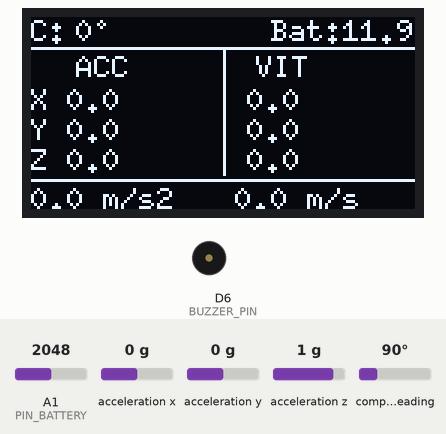
Recording of a program running on a simulated Arduino Nano ESP32. On the bench: 128×64 one-colour display, buzzer (waves = sounding). The inputs (shaded band) are chosen by the test bench; at power-on: compass heading 90°, A1 (PIN_BATTERY) = 2048, acceleration x 0 g, acceleration y 0 g, acceleration z 1 g (analog values on the 0–4095 scale). What the program prints to the serial monitor is not drawn.

Above: at 4.9 s.
5.0 s: compass heading set to 7°
At 6.2 s:
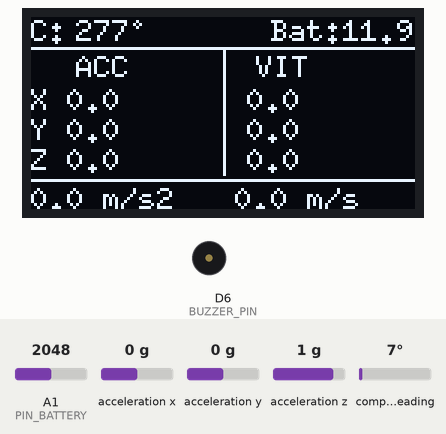
6.5 s: A1 (PIN_BATTERY) set to 2866
At 7.8 s:
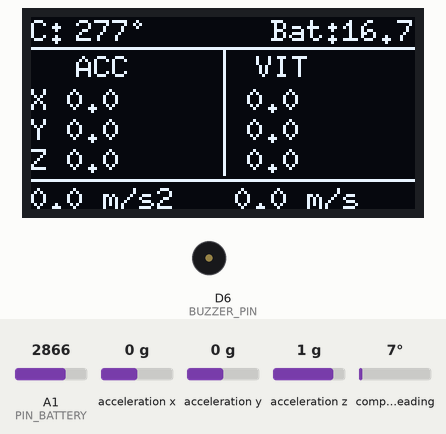
8.1 s: compass heading set to 90°
At 8.7 s:
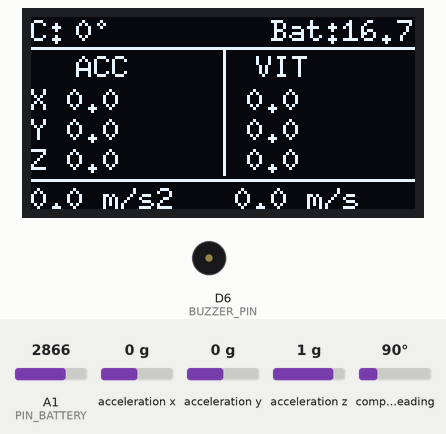
9.6 s: A1 (PIN_BATTERY) set to 3972
At 10.4 s:
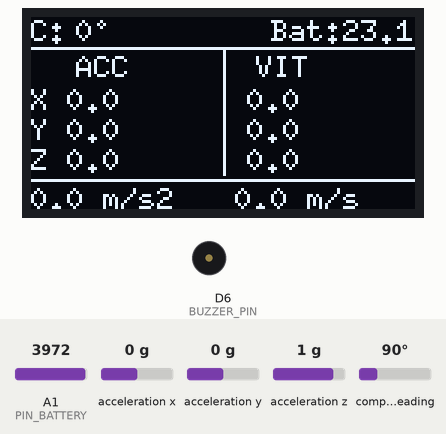
11.2 s: compass heading set to 180°
At 12.2 s:
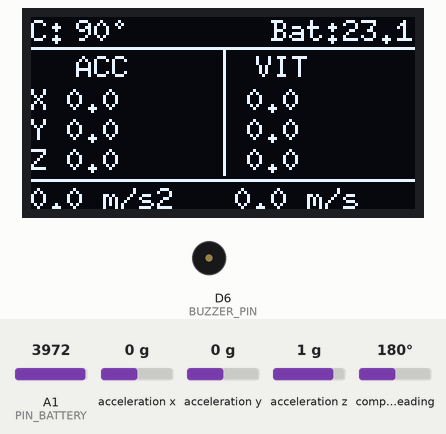
12.7 s: A1 (PIN_BATTERY) set to 1228
At 14.0 s:
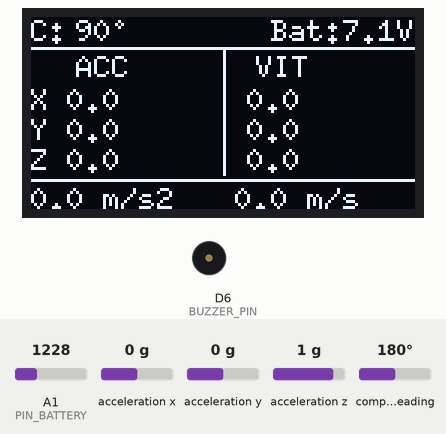
Timing chart, 0 to 15.3 s (numbered marks = the images above; inputs shaded):
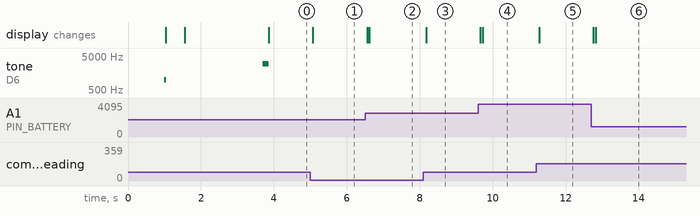

Measured:
- after the input at 5.0 s, the display: changes after 0.07 s (image 1)
- after the input at 6.5 s, the display: first changes after 0.06 s (image 2 shows a later state)
- after the input at 8.1 s, the display: changes after 0.07 s (image 3)
- after the input at 9.6 s, the display: first changes after 0.06 s (image 4 shows a later state)
- after the input at 11.2 s, the display: changes after 0.07 s (image 5)
- after the input at 12.7 s, the display: first changes after 0.06 s (image 6 shows a later state)

The program:

main.cpp
```cpp
/**
 * PROJET : IMU ULTIME - Mouvement + Boussole + BUZZER + Mesure Tension Batterie
 * Version : Finale (Fix BNO055 + Design Tableau + Calibration Tension)
 * * Matériel : Arduino Nano R4, BNO055, OLED SH1106, Carte Mezzanine
 */

#include <Arduino.h>
#include <Wire.h>
#include <Adafruit_Sensor.h>
#include <Adafruit_BNO055.h>
#include <U8g2lib.h>
#include <Servo.h>

// ================================================================
// 1. REGLAGES & CONSTANTES
// ================================================================
#define BUZZER_PIN D6       // Pin du Buzzer
#define PIN_BATTERY A1      // Pin de mesure tension
#define PIN_ESC     9       // Pin du controleur moteur

// Seuls d'alarme et physique
#define SHOCK_LIMIT 8.0     // Seuil d'accélération pour le bip (m/s²)
#define DEADZONE 0.15       // Zone morte pour éviter le bruit du capteur
#define FRICTION 0.98       // Frottement simulé pour que la vitesse revienne à 0
#define STOP_SPEED 0.05     // Vitesse en dessous de laquelle on force 0

// Calibration Tension
#define ADC_RESOLUTION 4095.0f
#define ADC_REF_VOLTAGE 4.98f
// Correction appliquée pour ta batterie (7.62V réel vs 6.22V mesuré)
const float FACTEUR_DIVISEUR = 4.78f;

// Initialisation ECRAN (SH1106)
U8G2_SH1106_128X64_NONAME_1_HW_I2C u8g2(U8G2_R0, U8X8_PIN_NONE);

// Initialisation IMU (BNO055)
// Note: Adresse 0x28 par défaut. Si ça ne marche pas, essayer 0x29
Adafruit_BNO055 bno = Adafruit_BNO055(55, 0x29);

Servo escMoteur;

// ================================================================
// 2. VARIABLES GLOBALES
// ================================================================
// Physique
float accelX, accelY, accelZ;
float speedX = 0, speedY = 0, speedZ = 0;
float totalAccel = 0, totalSpeed = 0;

// Calibration & Orientation
float offsetX = 0, offsetY = 0, offsetZ = 0;
float startHeading = 0, startRoll = 0, startPitch = 0;
float relHeading = 0, relRoll = 0, relPitch = 0;

// Temps
unsigned long lastTime = 0;
unsigned long lastSerialTime = 0;

// Moteur
unsigned long motorTimer = 0;
int motorStep = 0;

// Batterie
float batteryVoltage = 0.0f;

// ================================================================
// 3. FONCTIONS UTILITAIRES
// ================================================================

// Fait bipper le buzzer
void bip(int frequence, int duree) {
  tone(BUZZER_PIN, frequence, duree);
}

// Normalise un angle entre 0 et 360
float getAngle0to360(float current, float start) {
  float delta = current - start;
  while (delta < 0) delta += 360;
  while (delta >= 360) delta -= 360;
  return delta;
}

// Normalise un angle entre -180 et 180
float getAngleSigned(float current, float start) {
  float delta = current - start;
  if (delta < -180) delta += 360;
  if (delta > 180) delta -= 360;
  return delta;
}

// ================================================================
// 4. SETUP (Démarrage)
// ================================================================
void setup() {
  // --- A. SECURITE DEMARRAGE ---
  // Pause CRITIQUE pour laisser le BNO s'allumer avant de lui parler
  delay(1000);

  Wire.begin();
  // On force une vitesse I2C standard pour éviter les erreurs
  Wire.setClock(100000);

  Serial.begin(115200);
  Serial1.begin(115200);

  // --- B. INIT PERIPHERIQUES SIMPLES ---
  pinMode(BUZZER_PIN, OUTPUT);
  bip(1000, 50); // Petit bip de vie

  u8g2.begin(); // Initialiser l'écran OLED
  analogReadResolution(12); // Mode 12 bits pour le Nano R4

  // --- C. INIT BNO055 (ROBUSTE) ---
  bool bnoDetected = false;
  // On tente 3 fois de le lancer au cas où il rate le premier coup
  for(int i=0; i<3; i++) {
     if (bno.begin()) {
        bnoDetected = true;
        break;
     }
     delay(200);
  }

  /*// Si échec total
  if (!bnoDetected) {
    u8g2.firstPage();
    do {
      u8g2.setFont(u8g2_font_6x10_tf);
      u8g2.drawStr(10, 30, "ERREUR BNO055");
      u8g2.drawStr(10, 45, "Verifier cables");
    } while (u8g2.nextPage());
    // On bloque tout et on alarme
    while (1) { bip(200, 500); delay(500); }
  }*/

  // Pause indispensable après le begin() car le BNO change de mode
  delay(500);

  // IMPORTANT : On désactive le quartz externe pour éviter les plantages aléatoires
  bno.setExtCrystalUse(false);

  // --- D. CALIBRATION (Tare) ---
  u8g2.firstPage();
  do {
    u8g2.setFont(u8g2_font_6x10_tf);
    u8g2.drawStr(10, 30, "Calibration...");
    u8g2.drawStr(10, 45, "NE PAS BOUGER !");
  } while (u8g2.nextPage());

  delay(1000); // Temps pour poser le robot

  // Tare de l'accéléromètre (moyenne de 100 mesures)
  float sumX = 0, sumY = 0, sumZ = 0;
  int numSamples = 100;
  for(int i = 0; i < numSamples; i++) {
    imu::Vector<3> vec = bno.getVector(Adafruit_BNO055::VECTOR_LINEARACCEL);
    sumX += vec.x();
    sumY += vec.y();
    sumZ += vec.z();
    delay(10); // Petite pause pour le bus I2C
  }

  offsetX = sumX / (float)numSamples;
  offsetY = sumY / (float)numSamples;
  offsetZ = sumZ / (float)numSamples;

  // Enregistrement de l'orientation initiale
  imu::Vector<3> euler = bno.getVector(Adafruit_BNO055::VECTOR_EULER);
  startHeading = euler.x();
  startRoll = euler.y();
  startPitch = euler.z();

  // Double bip de succès
  bip(3000, 80); delay(80); bip(3000, 80);

  lastTime = millis();
  motorTimer = millis();
}

// ================================================================
// 5. LOOP (Boucle Principale)
// ================================================================
void loop() {
  unsigned long now = millis();
  double dt = (now - lastTime) / 1000.0; // Temps écoulé en secondes
  lastTime = now;

  // --- 1. MESURE TENSION ---
  long sum = 0;
  int samples = 32;
  for (int i = 0; i < samples; i++) {
    sum += analogRead(PIN_BATTERY);
    delay(1);
  }
  float adcAvg = sum / (float)samples;
  float voltageInput = (adcAvg * ADC_REF_VOLTAGE) / ADC_RESOLUTION;
  batteryVoltage = voltageInput * FACTEUR_DIVISEUR;

  // --- 2. LECTURE CAPTEURS & CALCULS ---
  // Lecture Accélération Linéaire (sans gravité)
  imu::Vector<3> linAcc = bno.getVector(Adafruit_BNO055::VECTOR_LINEARACCEL);

  // Application de la tare (offset)
  accelX = linAcc.x() - offsetX;
  accelY = linAcc.y() - offsetY;
  accelZ = linAcc.z() - offsetZ;

  // Calcul Vitesse (Intégration : V = a * t) avec friction
  auto updateSpeed = [&](float &v, float a) {
    if (abs(a) > DEADZONE) {
      v += a * dt; // On ajoute l'accélération
    } else {
      v *= FRICTION; // On freine doucement si pas de mouvement
      if (abs(v) < STOP_SPEED) v = 0; // Stop net si très lent
    }
  };

  updateSpeed(speedX, accelX);
  updateSpeed(speedY, accelY);
  updateSpeed(speedZ, accelZ);

  // Calcul des totaux (Pythagore en 3D)
  totalAccel = sqrt(sq(accelX) + sq(accelY) + sq(accelZ));
  totalSpeed = sqrt(sq(speedX) + sq(speedY) + sq(speedZ));

  // Lecture Orientation
  imu::Vector<3> orient = bno.getVector(Adafruit_BNO055::VECTOR_EULER);
  relHeading = getAngle0to360(orient.x(), startHeading);

  // --- 3. ALARME CHOC ---
  if (totalAccel > SHOCK_LIMIT) {
      bip(4000, 50);
  }

  // --- 4. AFFICHAGE OLED (Design Tableau) ---
  u8g2.firstPage();
  do {
    u8g2.setFont(u8g2_font_6x10_tf);

    // -- EN-TÊTE --
    u8g2.drawHLine(0, 10, 128); // Ligne sous le titre

    // Cap
    u8g2.drawStr(0, 8, "C:");
    u8g2.setCursor(15, 8);
    u8g2.print(relHeading, 0);
    u8g2.print("\260");

    // Batterie
    u8g2.drawStr(80, 8, "Bat:");
    u8g2.setCursor(104, 8);
    u8g2.print(batteryVoltage, 1);
    u8g2.print("V");

    // Courant


    // -- CORPS (COLONNES) --
    u8g2.drawStr(15, 20, "ACC");
    u8g2.drawStr(75, 20, "VIT");

    u8g2.drawVLine(64, 10, 43); // Ligne verticale milieu

    // Lignes X Y Z
    int yX = 31, yY = 41, yZ = 51;
    u8g2.drawStr(0, yX, "X"); u8g2.drawStr(0, yY, "Y"); u8g2.drawStr(0, yZ, "Z");

    // Données Accel
    u8g2.setCursor(12, yX); u8g2.print(accelX, 1);
    u8g2.setCursor(12, yY); u8g2.print(accelY, 1);
    u8g2.setCursor(12, yZ); u8g2.print(accelZ, 1);

    // Données Vitesse
    u8g2.setCursor(72, yX); u8g2.print(speedX, 1);
    u8g2.setCursor(72, yY); u8g2.print(speedY, 1);
    u8g2.setCursor(72, yZ); u8g2.print(speedZ, 1);

    // -- PIED DE PAGE (TOTAUX) --
    u8g2.drawHLine(0, 54, 128);

    // Total Accel
    u8g2.setCursor(0, 64);
    u8g2.print(totalAccel, 1);
    u8g2.drawStr(24, 64, "m/s2");

    // Total Vitesse
    u8g2.setCursor(68, 64);
    u8g2.print(totalSpeed, 1);
    u8g2.drawStr(92, 64, "m/s");

  } while (u8g2.nextPage());

  // --- 5. GESTION AUTOMATIQUE MOTEUR ---
  unsigned long elapsed = now - motorTimer;

  // Envoie des données vers raspberry pi
  // On envoie les données toutes les 200 ms (sans bloqué le code)
 // On envoie les données toutes les 200 ms (sans bloqué le code)
// Envoie des données vers raspberry pi
  // On envoie les données toutes les 200 ms (sans bloquer le code)
  if (now - lastSerialTime >= 200) {  // <--- L'ACCOLADE OUVRANTE EST LÀ
    lastSerialTime = now;

    // Construction du message en JSON avec les données
    String json = "{";
    json += "\"angle_rotation\":" + String(relHeading, 1) + ",";
    json += "\"batterie\":" + String(batteryVoltage, 2) + ",";
    json += "\"acceleration\":" + String(totalAccel, 2) + ",";
    json += "\"vitesse\":" + String(totalSpeed, 2);
    json += "}";

    Serial.println(json);
    Serial1.println(json);
  } // <--- L'ACCOLADE FERMANTE EST LÀ
} // (Ça c'est l'accolade qui ferme la fonction loop)
```
